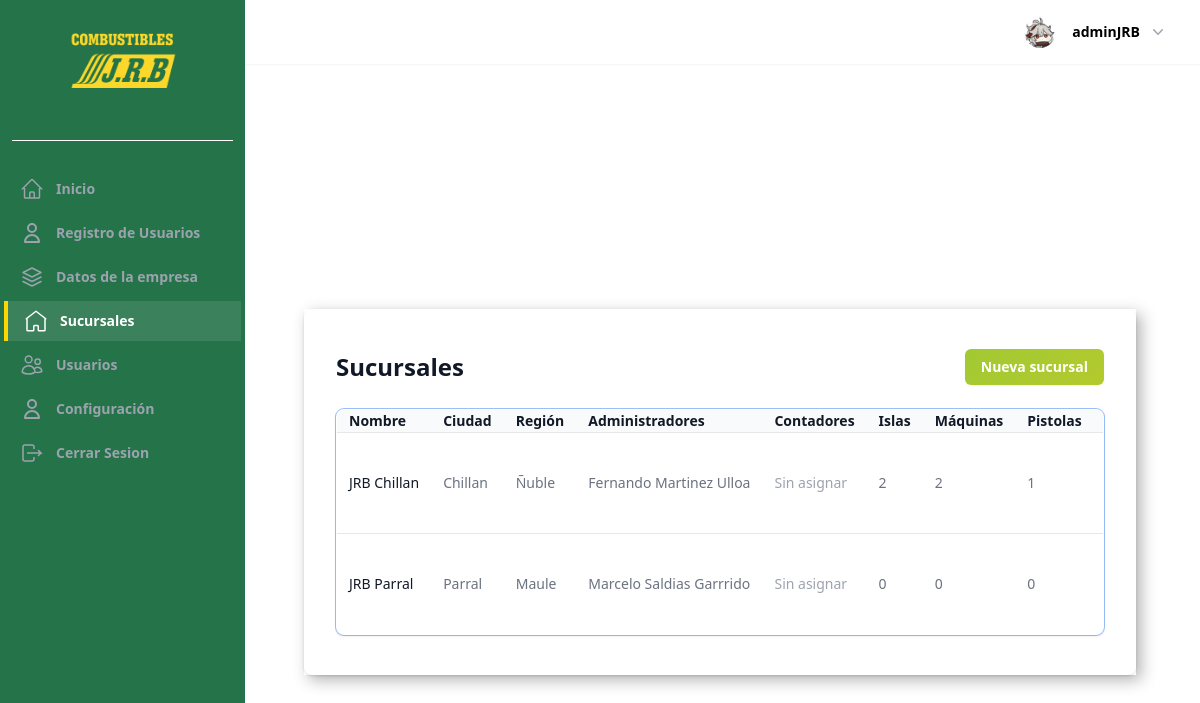
/sucursales/ (signed in), run on an earlier commit of the app's database.
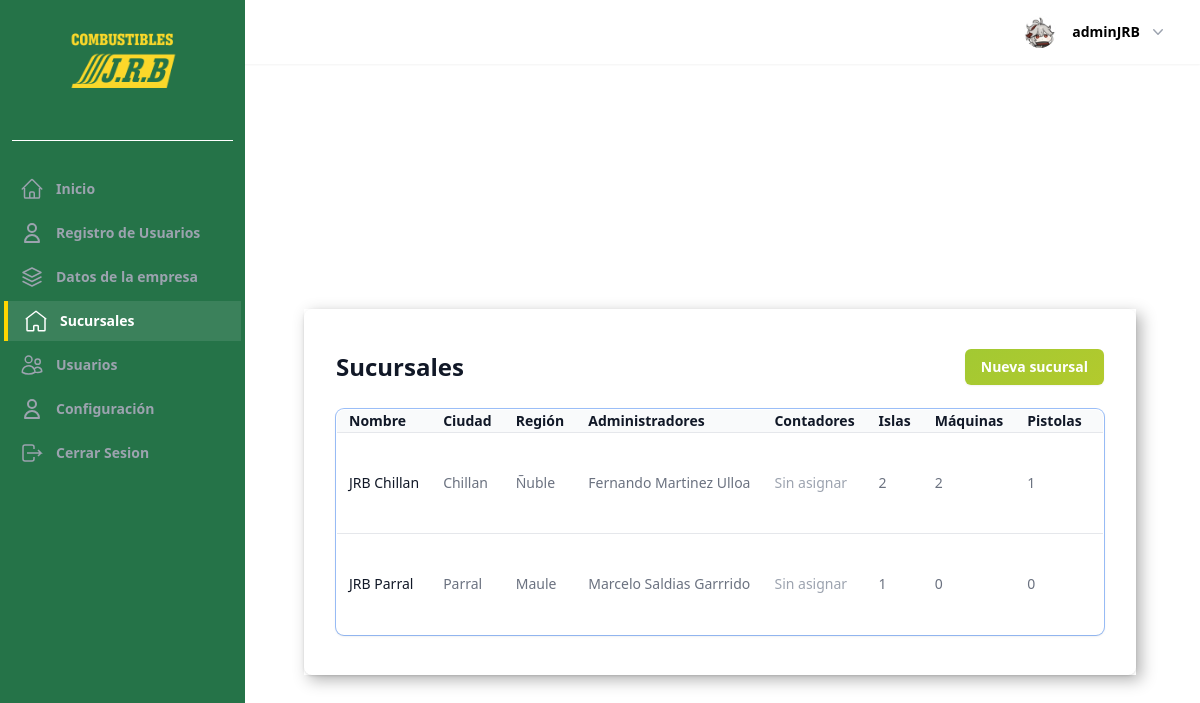
And on a later commit of the database.
### sucursalApp/models.py (models this page shows, shortened)
class Sucursal(models.Model):
    company = models.ForeignKey(
        "homeApp.Company",
        on_delete=models.CASCADE,
        related_name="branches",
        verbose_name="Empresa",
    )
    name = models.CharField("Nombre", max_length=255)
    address = models.CharField("Dirección", max_length=255)
    city = models.CharField("Ciudad", max_length=100)
    region = models.CharField("Región", max_length=100)
    phone = models.CharField("Teléfono", max_length=30, blank=True)
    email = models.EmailField("Correo electrónico", blank=True)
    islands = models.PositiveIntegerField("Islas", default=0)
    created_at = models.DateTimeField("Fecha de creación", auto_now_add=True)
    updated_at = models.DateTimeField("Fecha de actualización", auto_now=True)
    class Meta:
        verbose_name = "Sucursal"
        verbose_name_plural = "Sucursales"
        ordering = ("name",)
    @property
    def machines_count(self) -> int:
        islands = SucursalStaff._get_related_items(self, "branch_islands")
        return sum(
            SucursalStaff._count_items(
                SucursalStaff._get_related_items(island, "machines")
            )
            for island in islands
        )
    @property
    def nozzles_count(self) -> int:
        return sum(
            machine.nozzles.count()
            for island in self.branch_islands.all()
            for machine in island.machines.all()
        )
    def get_staff_for_role(self, role: str | Iterable[str]):
        if isinstance(role, str):
            roles: Sequence[str | None] = (role,)
        else:
            roles = tuple(role)
        assignments = [
            assignment
            for assignment in self.staff.all()
            if assignment.role in roles
        ]
        return [assignment.profile for assignment in assignments]
    @property
    def administrators(self):
        return self.get_staff_for_role("ADMINISTRATOR")
    @property
    def accountants(self):
        return self.get_staff_for_role("ACCOUNTANT")

class Island(models.Model):
    sucursal = models.ForeignKey(
        Sucursal,
        on_delete=models.CASCADE,
        related_name="branch_islands",
        verbose_name="Sucursal",
    )
    number = models.PositiveIntegerField("Número")
    description = models.CharField("Descripción", max_length=255, blank=True)
    created_at = models.DateTimeField("Fecha de creación", auto_now_add=True)
    updated_at = models.DateTimeField("Fecha de actualización", auto_now=True)
    class Meta:
        verbose_name = "Isla"
        verbose_name_plural = "Islas"
        ordering = ("number",)
        unique_together = ("sucursal", "number")

### sucursalApp/views.py (the view, shortened to what this page needs)
# urls.py: path("", views.SucursalListView.as_view(), name="sucursal_list"),
class SucursalListView(OwnerCompanyMixin, FormMixin, ListView):
    model = Sucursal
    template_name = "pages/sucursales/sucursal_list.html"
    context_object_name = "sucursales"
    form_class = SucursalForm
    success_url = reverse_lazy("sucursal_list")
    allowed_roles = ["OWNER", "ADMINISTRATOR"]
    def dispatch(self, request, *args, **kwargs):
        profile = getattr(request.user, "profile", None)
        return super().dispatch(request, *args, **kwargs)
    def get_queryset(self) -> QuerySet[Sucursal]:
        branch_ids = self.get_managed_branch_ids()
        if not branch_ids:
            return Sucursal.objects.none()
        return (
            Sucursal.objects.filter(pk__in=branch_ids)
            .select_related("company")
            .prefetch_related(
                Prefetch(
                    "branch_islands",
                    queryset=Island.objects.prefetch_related(
                        Prefetch(
                            "machines",
                            queryset=Machine.objects.prefetch_related("nozzles"),
                        )
                    ),
                ),
                Prefetch(
                    "fuel_inventories",
                    queryset=FuelInventory.objects.order_by("code"),
                ),
                Prefetch(
                    "products",
                    queryset=BranchProduct.objects.order_by("product_type", "arrival_date"),
                ),
                Prefetch(
                    "staff",
                    queryset=SucursalStaff.objects.select_related(
                        "profile__user_FK", "profile__position_FK"
                    ),
                ),
                Prefetch(
                    "shifts",
                    queryset=Shift.objects.select_related(
                        "manager__user_FK", "manager__position_FK"
                    ),
                ),
            )
        )

### UsuarioApp/models.py (called while the page is built)
    def save(self, *args, **kwargs):
        update_last_activity = kwargs.pop("update_last_activity", False)
        if update_last_activity:
            self.last_activity = timezone.now()
            kwargs["update_fields"] = ["last_activity"]
        if self.pk:
            handle_old_image(Profile, self.pk, self.image)
        super(Profile, self).save(*args, **kwargs)
        if self.image and os.path.exists(self.image.path):
            resize_image(self.image.path, 300)
            crop_image(self.image.path, 300)

    def has_role(self, roles=None):
        if not self.position_FK:
            return False
        code = self.position_FK.permission_code
        if roles is None:
            return code != RESTRICTED_PERMISSION_CODE
        if isinstance(roles, str):
            roles = [roles]
        return code in roles

    def update_last_activity(self):
        self.save(update_last_activity=True)

    def _has_permission(self, code: str) -> bool:
        return bool(self.position_FK and self.position_FK.permission_code == code)

    def is_owner(self) -> bool:
        return self._has_permission("OWNER")

### templates/pages/sucursales/sucursal_list.html (shortened to what the changed rows need)
{% extends "components/Layout/base_pages.html" %}
{% block content_pages %}
  <div class="flex items-center justify-between mb-6">
    <h1 class="text-2xl font-semibold text-gray-900">Sucursales</h1>
  </div>
  {% if sucursales %}
    <div class="overflow-hidden rounded-lg shadow ring-1 ring-black ring-opacity-5">
      <table class="min-w-full divide-y divide-gray-300">
        <thead class="bg-gray-50">
          <tr>
            <th scope="col" class="px-3 py-3.5 text-left text-sm font-semibold text-gray-900">Nombre</th>
            <th scope="col" class="px-3 py-3.5 text-left text-sm font-semibold text-gray-900">Ciudad</th>
            <th scope="col" class="px-3 py-3.5 text-left text-sm font-semibold text-gray-900">Región</th>
            <th scope="col" class="px-3 py-3.5 text-left text-sm font-semibold text-gray-900">Administradores</th>
            <th scope="col" class="px-3 py-3.5 text-left text-sm font-semibold text-gray-900">Contadores</th>
            <th scope="col" class="px-3 py-3.5 text-left text-sm font-semibold text-gray-900">Islas</th>
            <th scope="col" class="px-3 py-3.5 text-left text-sm font-semibold text-gray-900">Máquinas</th>
            <th scope="col" class="px-3 py-3.5 text-left text-sm font-semibold text-gray-900">Pistolas</th>
            <th scope="col" class="relative py-3.5 pl-3 pr-4 sm:pr-6"><span class="sr-only">Editar</span></th>
          </tr>
        </thead>
        <tbody class="divide-y divide-gray-200 bg-white">
          {% for sucursal in sucursales %}
            <tr>
              <td class="whitespace-nowrap px-3 py-4 text-sm text-gray-900 font-medium">{{ sucursal.name }}</td>
              <td class="whitespace-nowrap px-3 py-4 text-sm text-gray-500">{{ sucursal.city }}</td>
              <td class="whitespace-nowrap px-3 py-4 text-sm text-gray-500">{{ sucursal.region }}</td>
              <td class="whitespace-nowrap px-3 py-4 text-sm text-gray-500">
                {% if sucursal.administrators %}
                  <ul class="space-y-1">
                    {% for profile in sucursal.administrators %}
                      {% with full_name=profile.user_FK.get_full_name %}
                        <li>{{ full_name|default:profile.user_FK.username }}</li>
                      {% endwith %}
                    {% endfor %}
                  </ul>
                {% else %}
                  <span class="text-gray-400">Sin asignar</span>
                {% endif %}
              </td>
              <td class="whitespace-nowrap px-3 py-4 text-sm text-gray-500">
                {% if sucursal.accountants %}
                  <ul class="space-y-1">
                    {% for profile in sucursal.accountants %}
                      {% with full_name=profile.user_FK.get_full_name %}
                        <li>{{ full_name|default:profile.user_FK.username }}</li>
                      {% endwith %}
                    {% endfor %}
                  </ul>
                {% else %}
                  <span class="text-gray-400">Sin asignar</span>
                {% endif %}
              </td>
              <td class="whitespace-nowrap px-3 py-4 text-sm text-gray-500">{{ sucursal.branch_islands.count }}</td>
              <td class="whitespace-nowrap px-3 py-4 text-sm text-gray-500">{{ sucursal.machines_count }}</td>
              <td class="whitespace-nowrap px-3 py-4 text-sm text-gray-500">{{ sucursal.nozzles_count }}</td>
              <td class="whitespace-nowrap py-4 pl-3 pr-4 text-right text-sm font-medium sm:pr-6">
                <div class="flex flex-col items-center gap-2">
                  <form
                    action="{% url 'sucursal_delete' sucursal.pk %}"
                    method="post"
                    class="inline"
                    onsubmit="return confirm('¿Estás seguro de eliminar la sucursal {{ sucursal.name }}? Esta acción no se puede deshacer.');"
                  >
                    <button type="submit" class="text-red-600 hover:text-red-800">Eliminar</button>
                  </form>
                </div>
              </td>
            </tr>
          {% endfor %}
        </tbody>
      </table>
    </div>
  {% else %}
    <p class="text-sm text-gray-500">Aún no has creado sucursales.</p>
  {% endif %}
{% endblock content_pages %}

What changed in the data, as far as the page shows it:
changed Sucursal "JRB Parral": branch_islands.count "0" → "1"
